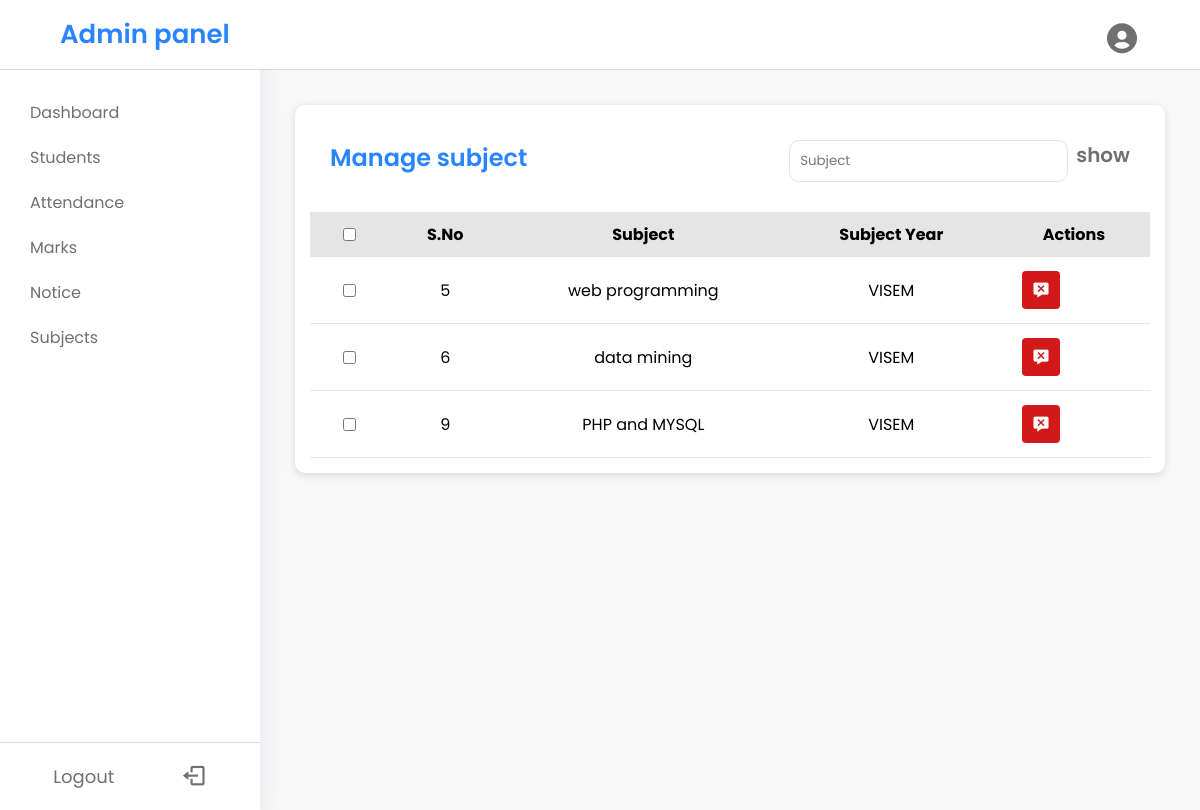
The app's page /manage-subject.php (signed in), older data.
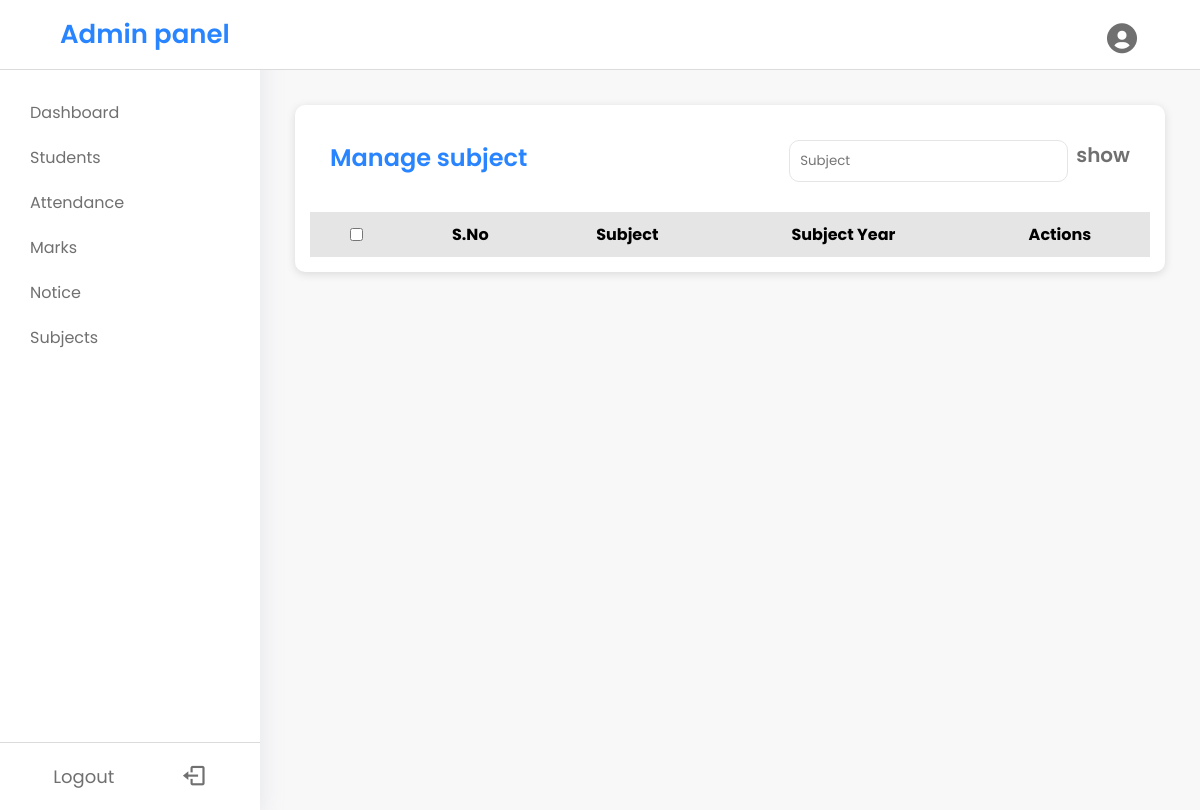
The same page, newer data.
### tables this page shows
CREATE TABLE `subject_details` (
  `subjectid` int(11) NOT NULL,
  `subject_name` varchar(255) NOT NULL,
  `subject_sem` varchar(20) NOT NULL
);

### manage-subject.php (the view, shortened to what this page needs)
<?php
include("./Assets/links.php"); ?>
<!DOCTYPE html>
<html lang="en">
<head>
</head>
<body>
    <nav>
        <?php include("./Assets/nav.php") ?>
    </nav>
    <div class="body-content">
        <div class="sidemenubar">
            <?php include("./Assets/sidemenu.php") ?>
        </div>
        <div class="main-content">
            <div class="manage-subject">
                <div class="subject-table-head">
                    <div class="subject-title">
                        <p>Manage subject</p>
                    </div>
                    <div class="subject-search">
                        <input type="text" placeholder="Subject" />
                        <p>show</p>
                    </div>
                </div>
                <form action="./manage-subject.php" onSubmit="return confirm('Are you sure to delete?')" method="post">
                    <table class="msubject" style="overflow-x: scroll">
                        <thead>
                            <tr>
                                <th><input type="checkbox" name="" id="" /></th>
                                <th>S.No</th>
                                <th>Subject</th>
                                <th>Subject Year</th>
                                <th>Actions</th>
                            </tr>
                        </thead>
                        <tbody>
                            <?php
                            include('./config/connect.php');
                            $sql = "SELECT * FROM `subject_details`";
                            $result = $conn->query($sql);
                            $numrows = mysqli_num_rows($result);
                            if ($numrows > 0) {
                                while ($row = mysqli_fetch_assoc($result)) {
                                    echo "<tr>";
                                    echo "<td><input type='checkbox' name='' id=''></td>";
                                    echo "<td>" . $row['subjectid'] . "</td>";
                                    echo "<td>" . $row['subject_name'] . "</td>";
                                    echo "<td>" . $row['subject_sem'] . "</td>";
                                    echo "<td class='action_btn'><button  type='submit' name='delrecord' value='" . $row['subjectid'] . "' class='del'><i class='bx bxs-message-x'></i></button></td>";
                                    echo "</tr>";
                                }
                            }
                            ?>
                        </tbody>
                    </table>
                </form>
            </div>
        </div>
    </div>
</body>
</html>

Row changes from the older to the newer data that the page shows:
removed subject_details: subjectid "5", subject_name "web programming", subject_sem "VISEM"
removed subject_details: subjectid "6", subject_name "data mining", subject_sem "VISEM"
removed subject_details: subjectid "9", subject_name "PHP and MYSQL", subject_sem "VISEM"
